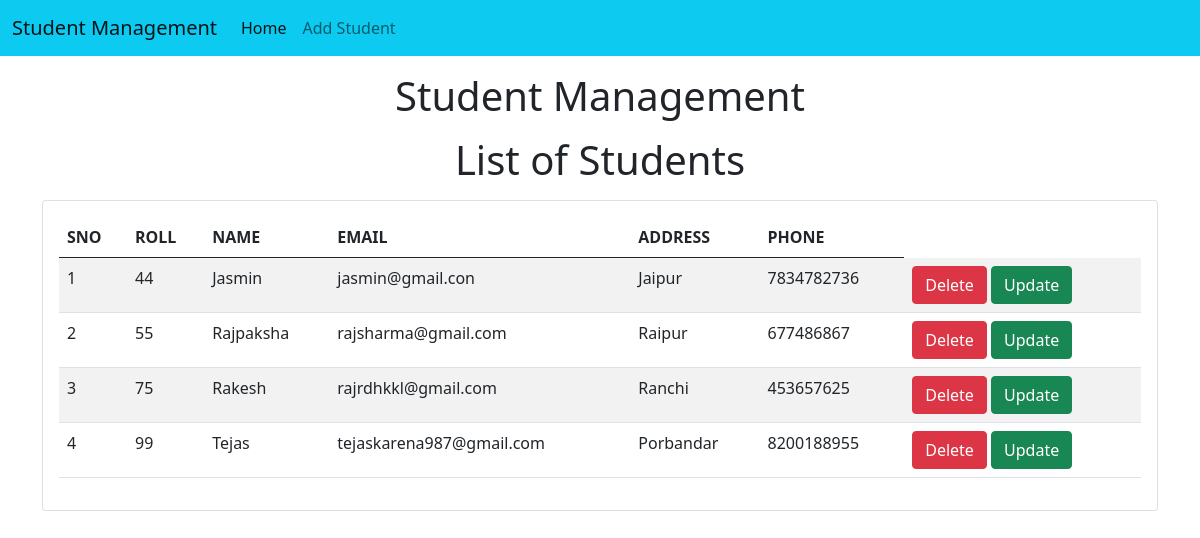
/std/, run on the app's committed database.
### std/models.py (models this page shows)
class Student(models.Model):
    roll = models.CharField(max_length=100)
    name = models.CharField(max_length=50)
    email = models.CharField(max_length=150)
    address = models.CharField(max_length=200)
    phone = models.CharField(max_length=10)

### std/views.py (the view)
# urls.py: path('', home),
def home(request):
    std = Student.objects.all()
    return render(request,"home.html",{'std':std})

### templates/home.html (shortened to what this page needs)
<!doctype html>
<html lang="en">
  <head>
    <link href="https://cdn.jsdelivr.net/npm/bootstrap@5.0.2/dist/css/bootstrap.min.css" rel="stylesheet">
  </head>
  <body>
  {% include "navbar.html" %}
    <h1 class="text-center my-3">Student Management</h1>
    <h1 class="text-center my-3">List of Students</h1>
    <div class="container">
      <div class="row">
        <div class="col-md-12">
          <div class="card">
            <div class="card-body">
              <table class="table table-striped">
                <thead>
                  <tr>
                    <th>SNO</th>
                    <th>ROLL</th>
                    <th>NAME</th>
                    <th>EMAIL</th>
                    <th>ADDRESS</th>
                    <th>PHONE</th>
                  </tr>
                </thead>
                <tbody>
                  {% for s in std %}
                    <tr>
                      <td>{{forloop.counter}}</td>
                      <td>{{s.roll}}</td>
                      <td>{{s.name}}</td>
                      <td>{{s.email}}</td>
                      <td>{{s.address}}</td>
                      <td>{{s.phone}}</td>
                      <td>
                        <a href="/std/delete-std/{{s.id}}" class="btn btn-danger md-sm">Delete</a>
                        <a href="/std/update-std/{{s.id}}" class="btn btn-success md-sm">Update</a>
                      </td>
                    </tr>
                  {% endfor %}
                </tbody>
              </table>
            </div>
          </div>
        </div>
      </div>
    </div>
  </body>
</html>

### templates/navbar.html (shortened to what this page needs)
<nav class="navbar navbar-expand-lg navbar-light bg-info">
    <div class="container-fluid">
      <a class="navbar-brand" href="/std/home/">Student Management</a>
      <div class="collapse navbar-collapse" id="navbarSupportedContent">
        <ul class="navbar-nav me-auto mb-2 mb-lg-0">
          <li class="nav-item">
            <a class="nav-link active" aria-current="page" href="#">Home</a>
          </li>
          <li class="nav-item">
            <a class="nav-link" href="/std/add-std/">Add Student</a>
          </li>
        </ul>
      </div>
    </div>
  </nav>

### data on the page
Student: roll "44", name "Jasmin", email "jasmin@gmail.con", address "Jaipur", phone "7834782736"
Student: roll "55", name "Rajpaksha", email "rajsharma@gmail.com", address "Raipur", phone "677486867"
Student: roll "75", name "Rakesh", email "rajrdhkkl@gmail.com", address "Ranchi", phone "453657625"
Student: roll "99", name "Tejas", email "tejaskarena987@gmail.com", address "Porbandar", phone "8200188955"
